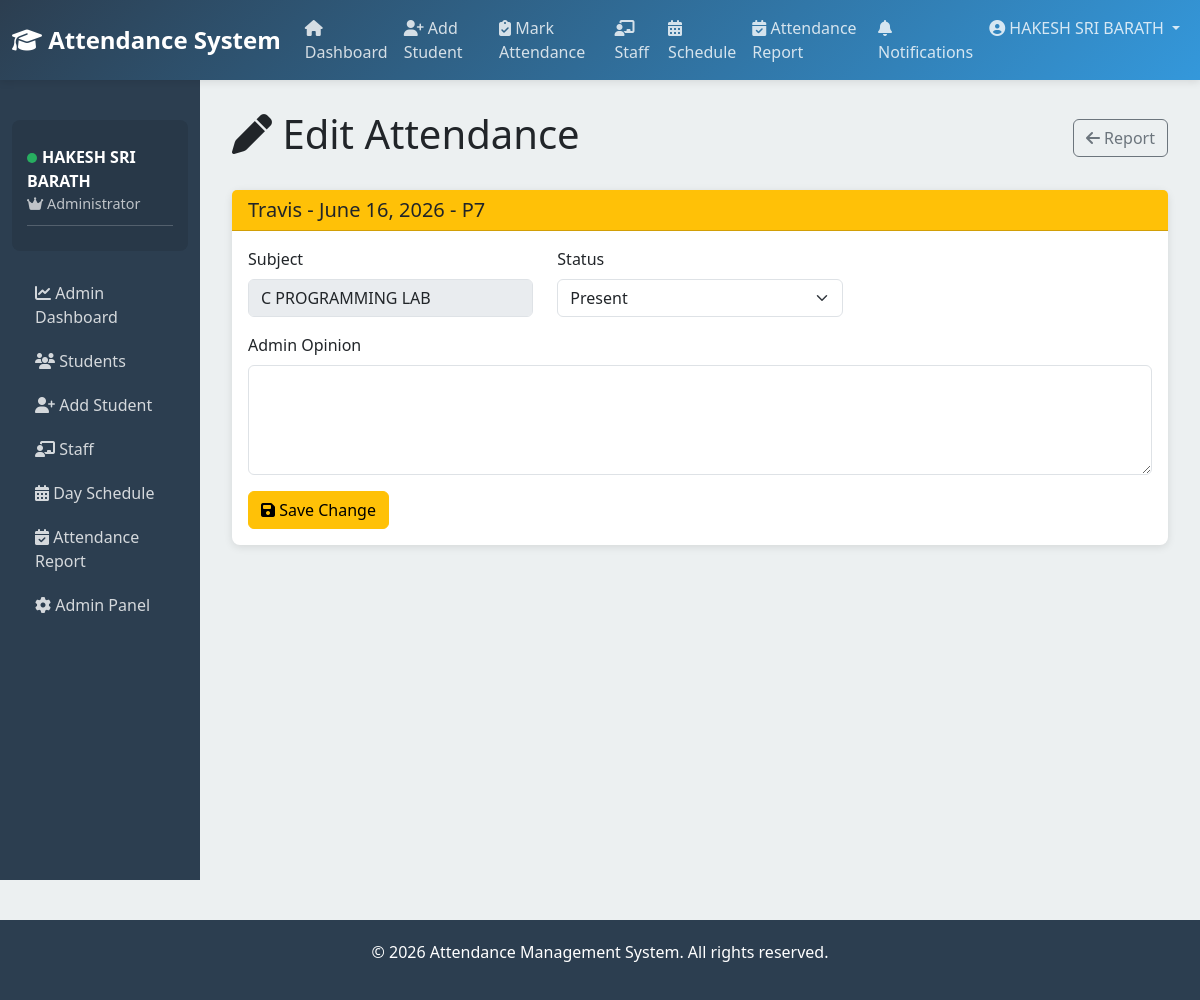
Page /edit-attendance/6/ (signed in) on the committed database.
### attendance/models.py (models this page shows, shortened)
class Attendance(models.Model):
    STATUS = (
        ("Present", "Present"),
        ("Absent", "Absent"),
    )
    student = models.ForeignKey(
        Student,
        on_delete=models.CASCADE,
        related_name='attendance_records'
    )
    subject = models.ForeignKey(
        Subject,
        on_delete=models.CASCADE
    )
    staff = models.ForeignKey(
        Staff,
        on_delete=models.CASCADE,
        related_name='attendance_marked'
    )
    date = models.DateField()
    period = models.CharField(
        max_length=2,
        choices=(
            ("P1", "Period 1"),
            ("P2", "Period 2"),
            ("P3", "Period 3"),
            ("P4", "Period 4"),
            ("P5", "Period 5"),
            ("P6", "Period 6"),
            ("P7", "Period 7"),
            ("P8", "Period 8"),
        )
    )
    status = models.CharField(
        max_length=10,
        choices=STATUS
    )
    created_at = models.DateTimeField(
        auto_now_add=True
    )
    updated_at = models.DateTimeField(
        auto_now=True
    )
    change_opinion = models.TextField(
        blank=True
    )
    changed_by = models.ForeignKey(
        User,
        on_delete=models.SET_NULL,
        null=True,
        blank=True,
        related_name='attendance_changes'
    )
    changed_at = models.DateTimeField(
        null=True,
        blank=True
    )
    class Meta:
        unique_together = ('student', 'subject', 'date', 'period')
        ordering = ['-date', '-period']

class Student(models.Model):
    user = models.OneToOneField(
        User,
        on_delete=models.CASCADE,
        related_name='student_profile'
    )
    roll_number = models.CharField(
        max_length=20,
        unique=True
    )
    name = models.CharField(
        max_length=100
    )
    department = models.CharField(
        max_length=100
    )
    semester = models.IntegerField()

class Subject(models.Model):
    subject_name = models.CharField(
        max_length=100
    )
    subject_code = models.CharField(
        max_length=20
    )
    semester = models.IntegerField()

### attendance/views.py (the view)
    def wrapper(request, *args, **kwargs):
        if not is_admin(request.user):
            messages.error(request, "You do not have permission to access this page.")
            return redirect('dashboard')
        return view_func(request, *args, **kwargs)

### attendance/views.py (called while the page is built, shortened)
def is_admin(user):
    return user.is_staff or user.is_superuser

def admin_required(view_func):
    def wrapper(request, *args, **kwargs):
        if not is_admin(request.user):
            messages.error(request, "You do not have permission to access this page.")
            return redirect('dashboard')
        return view_func(request, *args, **kwargs)
    return wrapper

@login_required(login_url='login')
@admin_required
def edit_attendance(request, attendance_id):
    attendance = get_object_or_404(Attendance, id=attendance_id)
    return render(request, 'attendance/edit_attendance.html', {'attendance': attendance})

### attendance/templates/attendance/edit_attendance.html (shortened to what this page needs)
{% extends 'base.html' %}
{% block content %}
<div class="container-fluid">
    <div class="d-flex justify-content-between align-items-center mb-4">
        <h1><i class="fas fa-pen"></i> Edit Attendance</h1>
        <a href="{% url 'attendance_report' %}" class="btn btn-outline-secondary">
            <i class="fas fa-arrow-left"></i> Report
        </a>
    </div>
    <div class="card">
        <div class="card-header bg-warning text-dark">
            <h5 class="mb-0">{{ attendance.student.name }} - {{ attendance.date }} - {{ attendance.period }}</h5>
        </div>
        <div class="card-body">
            <form method="post">
                <div class="row">
                    <div class="col-md-4 mb-3">
                        <label class="form-label">Subject</label>
                        <input type="text" class="form-control" value="{{ attendance.subject.subject_name }}" disabled>
                    </div>
                    <div class="col-md-4 mb-3">
                        <label for="status" class="form-label">Status</label>
                        <select class="form-select" id="status" name="status" required>
                            <option value="Present" {% if attendance.status == 'Present' %}selected{% endif %}>Present</option>
                        </select>
                    </div>
                    <div class="col-md-12 mb-3">
                        <label for="opinion" class="form-label">Admin Opinion</label>
                        <textarea class="form-control" id="opinion" name="opinion" rows="4" required>{{ attendance.change_opinion }}</textarea>
                    </div>
                </div>
                <button type="submit" class="btn btn-warning">
                    <i class="fas fa-save"></i> Save Change
                </button>
            </form>
        </div>
    </div>
</div>
{% endblock %}

### attendance/templates/base.html (shortened to what this page needs)
<!DOCTYPE html>
<html lang="en">
<head>
    <link href="https://cdn.jsdelivr.net/npm/bootstrap@5.3.0/dist/css/bootstrap.min.css" rel="stylesheet">
    <link href="https://cdnjs.cloudflare.com/ajax/libs/font-awesome/6.4.0/css/all.min.css" rel="stylesheet">
</head>
<body>
    {% if user.is_authenticated %}
    <nav class="navbar navbar-expand-lg navbar-dark">
        <div class="container-fluid">
            <a class="navbar-brand" href="{% url 'dashboard' %}">
                <i class="fas fa-graduation-cap"></i> Attendance System
            </a>
            <div class="collapse navbar-collapse" id="navbarNav">
                <ul class="navbar-nav me-auto">
                    <li class="nav-item">
                        <a class="nav-link" href="{% url 'dashboard' %}">
                            <i class="fas fa-home"></i> Dashboard
                        </a>
                    </li>
                    {% if user.is_staff or user.is_superuser or user.staff_profile %}
                    <li class="nav-item">
                        <a class="nav-link" href="{% url 'add_student' %}">
                            <i class="fas fa-user-plus"></i> Add Student
                        </a>
                    </li>
                    <li class="nav-item">
                        <a class="nav-link" href="{% url 'mark_attendance' %}">
                            <i class="fas fa-clipboard-check"></i> Mark Attendance
                        </a>
                    </li>
                    {% endif %}
                    {% if user.is_staff or user.is_superuser %}
                    <li class="nav-item">
                        <a class="nav-link" href="{% url 'staff_list' %}">
                            <i class="fas fa-chalkboard-user"></i> Staff
                        </a>
                    </li>
                    <li class="nav-item">
                        <a class="nav-link" href="{% url 'day_schedule' %}">
                            <i class="fas fa-calendar-days"></i> Schedule
                        </a>
                    </li>
                    {% endif %}
                    <li class="nav-item">
                        <a class="nav-link" href="{% url 'attendance_report' %}">
                            <i class="fas fa-calendar-check"></i> Attendance Report
                        </a>
                    </li>
                </ul>
                <ul class="navbar-nav ms-auto">
                    <li class="nav-item">
                        <a class="nav-link" href="{% url 'notifications' %}">
                            <i class="fas fa-bell"></i> Notifications
                        </a>
                    </li>
                    <li class="nav-item dropdown">
                        <a class="nav-link dropdown-toggle" href="#" id="userDropdown" role="button" data-bs-toggle="dropdown">
                            <i class="fas fa-user-circle"></i> {{ user.first_name|default:user.username }}
                        </a>
                    </li>
                </ul>
            </div>
        </div>
    </nav>
    {% endif %}
    <div class="container-fluid">
        <div class="row">
            {% if user.is_authenticated %}
            <div class="col-lg-2 col-md-3 sidebar d-none d-md-block">
                <div class="user-menu">
                    <div class="user-info">
                        <div class="user-name">
                            <span class="status-badge"></span>{{ user.first_name|default:user.username }}
                        </div>
                        <div class="user-role">
                            {% if user.is_superuser or user.is_staff %}
                                <i class="fas fa-crown"></i> Administrator
                            {% elif user.staff_profile %}
                                <i class="fas fa-chalkboard-user"></i> Staff
                            {% elif user.student_profile %}
                                <i class="fas fa-book"></i> Student
                            {% endif %}
                        </div>
                    </div>
                </div>
                <div style="margin-top: 20px;">
                    {% if user.is_superuser or user.is_staff %}
                        <a href="{% url 'admin_dashboard' %}" class="{% if request.resolver_match.url_name == 'admin_dashboard' %}active{% endif %}">
                            <i class="fas fa-chart-line"></i> Admin Dashboard
                        </a>
                        <a href="{% url 'student_list' %}" class="{% if request.resolver_match.url_name == 'student_list' %}active{% endif %}">
                            <i class="fas fa-users"></i> Students
                        </a>
                        <a href="{% url 'add_student' %}" class="{% if request.resolver_match.url_name == 'add_student' %}active{% endif %}">
                            <i class="fas fa-user-plus"></i> Add Student
                        </a>
                        <a href="{% url 'staff_list' %}" class="{% if request.resolver_match.url_name == 'staff_list' %}active{% endif %}">
                            <i class="fas fa-chalkboard-user"></i> Staff
                        </a>
                        <a href="{% url 'day_schedule' %}" class="{% if request.resolver_match.url_name == 'day_schedule' %}active{% endif %}">
                            <i class="fas fa-calendar-days"></i> Day Schedule
                        </a>
                        <a href="{% url 'attendance_report' %}" class="{% if request.resolver_match.url_name == 'attendance_report' %}active{% endif %}">
                            <i class="fas fa-calendar-check"></i> Attendance Report
                        </a>
                        <a href="/admin/">
                            <i class="fas fa-cog"></i> Admin Panel
                        </a>
                    {% endif %}
                </div>
            </div>
            {% endif %}
            <div class="{% if user.is_authenticated %}col-lg-10 col-md-9 col-12 main-content{% else %}col-12 p-0{% endif %}">
                {% block content %}{% endblock %}
            </div>
        </div>
    </div>
    {% if user.is_authenticated %}
    <footer>
        <p>&copy; 2026 Attendance Management System. All rights reserved.</p>
    </footer>
    {% endif %}
</body>
</html>

### attendance/templates/base.html (style rules this page uses)
:root { --primary-color: #2c3e50; --secondary-color: #3498db; --success-color: #27ae60; --danger-color: #e74c3c; --warning-color: #f39c12; }
body { background-color: #ecf0f1; font-family: 'Segoe UI', Tahoma, Geneva, Verdana, sans-serif; }
.navbar { background: linear-gradient(135deg, var(--primary-color) 0%, var(--secondary-color) 100%); box-shadow: 0 2px 8px rgba(0,0,0,0.1); }
.navbar-brand { font-weight: bold; font-size: 1.5rem; }
.navbar .nav-link { color: rgba(255,255,255,0.8) !important; transition: color 0.3s; }
.sidebar { background-color: var(--primary-color); color: white; min-height: 100vh; padding-top: 20px; }
.sidebar a { color: rgba(255,255,255,0.8); text-decoration: none; padding: 10px 20px; display: block; transition: all 0.3s; border-left: 3px solid transparent; }
.main-content { padding: 30px 20px; }
.card { border: none; border-radius: 8px; box-shadow: 0 2px 8px rgba(0,0,0,0.1); transition: transform 0.3s, box-shadow 0.3s; }
.user-menu { background-color: rgba(0,0,0,0.1); padding: 15px; border-radius: 8px; margin-top: 20px; }
.user-menu .user-info { padding: 10px 0; border-bottom: 1px solid rgba(255,255,255,0.2); margin-bottom: 10px; }
.user-name { font-weight: bold; color: white; }
.user-role { font-size: 0.9rem; color: rgba(255,255,255,0.7); }
.status-badge { display: inline-block; width: 10px; height: 10px; border-radius: 50%; background-color: #27ae60; margin-right: 5px; }
footer { background-color: var(--primary-color); color: white; text-align: center; padding: 20px; margin-top: 40px; }

### rows in the picture
Attendance: student.name "Travis", date "June 16, 2026", period "P7", subject.subject_name "C PROGRAMMING LAB", status "Present"

### other values in the picture
{{ user.first_name|default:user.username }} "HAKESH SRI BARATH"
